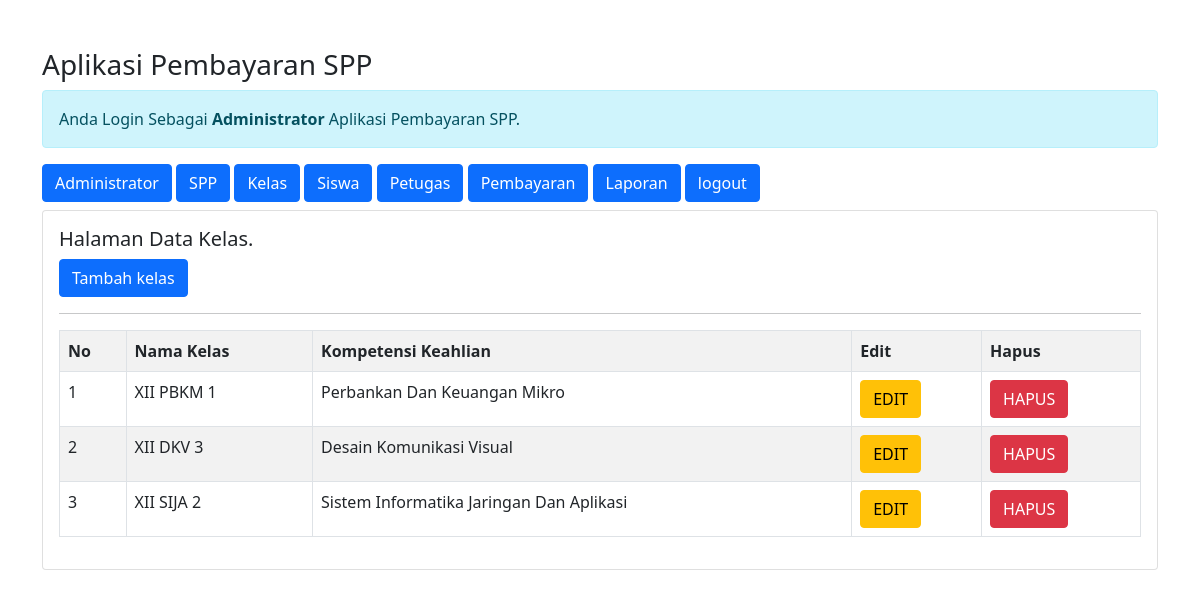
Screenshot of /admin/admin.php?url=kelas (signed in) with the database file from the repository.
### tables this page shows
CREATE TABLE `kelas` (
  `id_kelas` int(11) NOT NULL,
  `nama_kelas` varchar(10) NOT NULL,
  `kompetensi_keahlian` varchar(50) NOT NULL
);

### admin/kelas.php (the view)
<h5>Halaman Data Kelas.</h5>
<a href="?url=tambah-kelas" class="btn btn-primary">Tambah kelas</a>
<hr>
<table class="table table-striped table-bordered">
    <tr class="fw-bold">
        <td>No</td>
        <td>Nama Kelas</td>
        <td>Kompetensi Keahlian</td>
        <td>Edit</td>
        <td>Hapus</td>
    </tr>
    <?php
    include '../koneksi.php';
    $no = 1;
    $sql = "SELECT*FROM kelas ORDER BY id_kelas DESC";
    $query = mysqli_query($koneksi, $sql);
    foreach ($query as $data) { ?>
        <tr>
            <td><?= $no++; ?></td>
            <td><?= $data['nama_kelas']; ?></td>
            <td><?= $data['kompetensi_keahlian']; ?></td>
            <td>
                <a href="?url=edit-kelas&id_kelas=<?= $data['id_kelas']; ?>" class="btn btn-warning">EDIT</a>
            </td>
            <td>
                <a href="?url=hapus-kelas&id_kelas=<?= $data['id_kelas']; ?>" class="btn btn-danger" onclick="return confirm('Apakah Anda Yakin Ingin Menghapus Data')">HAPUS</a>
            </td>
        </tr>
    <?php }
    ?>
</table>

### rows the page displays
kelas: nama_kelas "XII PBKM 1", kompetensi_keahlian "Perbankan Dan Keuangan Mikro"
kelas: nama_kelas "XII DKV 3", kompetensi_keahlian "Desain Komunikasi Visual"
kelas: nama_kelas "XII SIJA 2", kompetensi_keahlian "Sistem Informatika Jaringan Dan Aplikasi"
